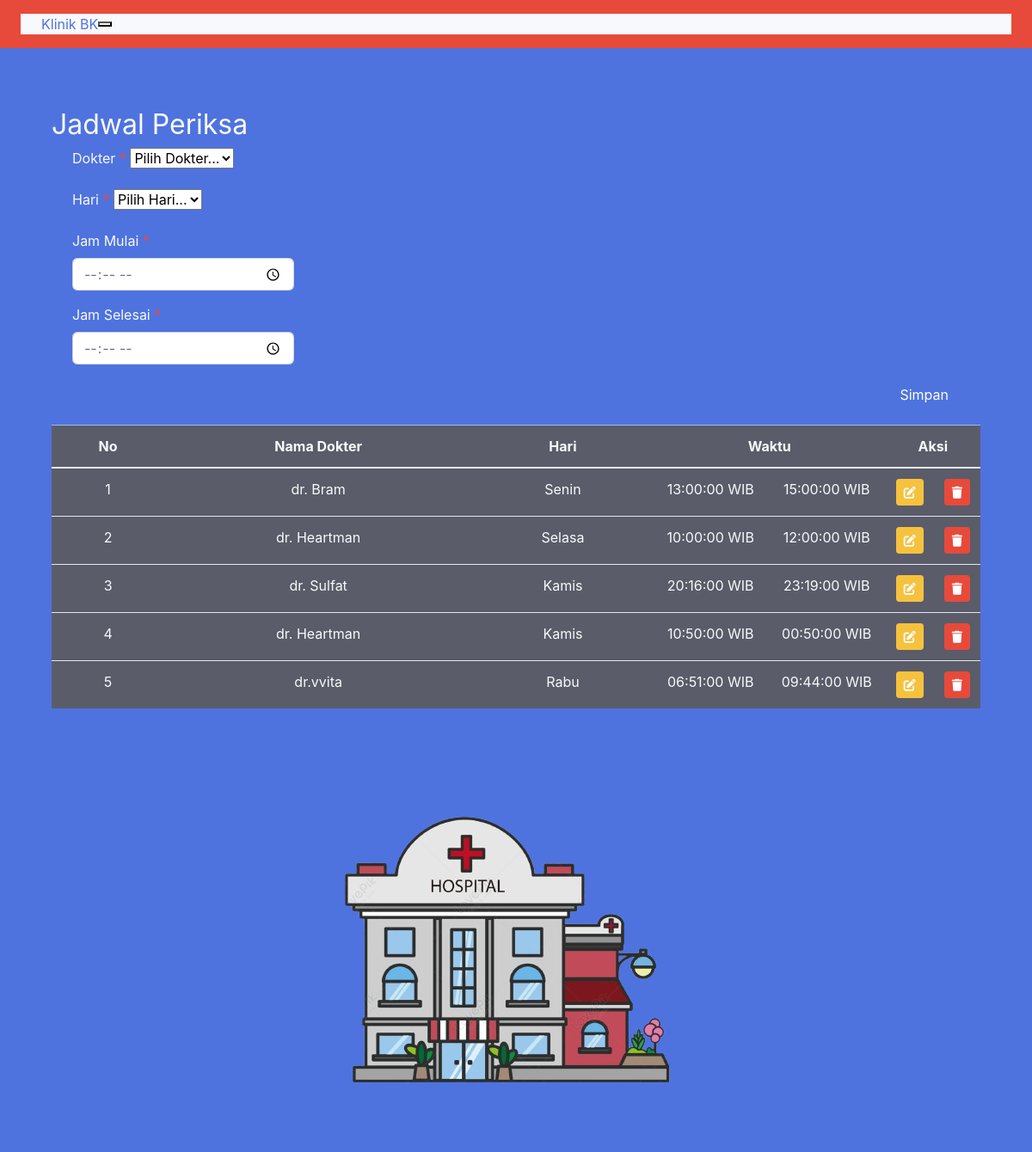
/index.php?page=jadwalperiksa (signed in), run on the app's committed database.
### tables this page shows
CREATE TABLE `jadwal_periksa` (
  `id` int(10) UNSIGNED NOT NULL,
  `id_dokter` int(10) UNSIGNED NOT NULL,
  `hari` enum('Senin','Selasa','Rabu','Kamis','Jumat','Sabtu') NOT NULL,
  `jam_mulai` time NOT NULL,
  `jam_selesai` time NOT NULL
);

CREATE TABLE `dokter` (
  `id` int(10) UNSIGNED NOT NULL,
  `nama` varchar(255) NOT NULL,
  `alamat` varchar(255) NOT NULL,
  `no_hp` varchar(50) NOT NULL,
  `id_poli` int(10) UNSIGNED NOT NULL,
  `nip` int(11) NOT NULL,
  `password` varchar(255) NOT NULL
);

### jadwalperiksa.php (the view, shortened to what this page needs)
<main id="jadwalperiksa-page">
    <div class="container" style="margin-top: 5.5rem;">
        <div class="row">
            <h2 class="ps-0">Jadwal Periksa</h2>
            <div class="container">
                <form action="" method="POST" onsubmit="return(validate());">
                    <?php
                    $jam_mulai = '';
                    $jam_selesai = '';
                    ?>
                    <div class="dropdown mb-3 w-25">
                        <label for="id_dokter">Dokter <span class="text-danger">*</span></label>
                        <select class="form-select" name="id_dokter" aria-label="id_dokter">
                            <option value="" selected>Pilih Dokter...</option>
                        </select>
                    </div>
                    <div class="dropdown mb-3 w-25">
                        <label for="hari">Hari <span class="text-danger">*</span></label>
                        <select class="form-select" name="hari" aria-label="hari">
                            <option value="" selected>Pilih Hari...</option>
                        </select>
                    </div>
                    <div class="mb-3 w-25">
                        <label for="jam_mulai">Jam Mulai <span class="text-danger">*</span></label>
                        <input type="time" name="jam_mulai" class="form-control" required value="<?php echo $jam_mulai ?>">
                    </div>
                    <div class="mb-3 w-25">
                        <label for="jam_selesai">Jam Selesai <span class="text-danger">*</span></label>
                        <input type="time" name="jam_selesai" class="form-control" required value="<?php echo $jam_selesai ?>">
                    </div>
                    <div class="d-flex justify-content-end mt-2">
                        <button type="submit" name="simpanData" class="btn btn-primary">Simpan</button>
                    </div>
                </form>
            </div>
            <div class="table-responsive mt-3 px-0">
                <table class="table text-center bg-dark text-light">
                    <thead class="table-primary bg-dark">
                        <tr>
                            <th valign="middle">No</th>
                            <th valign="middle">Nama Dokter</th>
                            <th valign="middle">Hari</th>
                            <th valign="middle" style="width: 25%;" colspan="2">Waktu</th>
                            <th valign="middle" style="width: 0.5%;" colspan="2">Aksi</th>
                        </tr>
                    </thead>
                    <tbody>
                        <?php
                            $result = mysqli_query($mysqli, "SELECT dokter.nama, jadwal_periksa.id, jadwal_periksa.hari, jadwal_periksa.jam_mulai, jadwal_periksa.jam_selesai FROM dokter JOIN jadwal_periksa ON dokter.id = jadwal_periksa.id_dokter");
                            $no = 1;
                            while ($data = mysqli_fetch_array($result)) :
                            ?>
                                <tr>
                                    <td><?php echo $no++ ?></td>
                                    <td><?php echo $data['nama'] ?></td>
                                    <td><?php echo $data['hari'] ?></td>
                                    <td><?php echo $data['jam_mulai'] ?> WIB</td>
                                    <td><?php echo $data['jam_selesai'] ?> WIB</td>
                                    <td>
                                        <a class="btn btn-sm btn-warning text-white" href="index.php?page=jadwalDokter&id=<?php echo $data['id'] ?>">
                                            <i class="fa-solid fa-pen-to-square"></i>
                                        </a>
                                    </td>
                                    <td>
                                        <a href="index.php?page=jadwalDokter&id=<?php echo $data['id'] ?>&aksi=hapus" class="btn btn-sm btn-danger text-white">
                                            <i class="fa-solid fa-trash"></i>
                                        </a>
                                    </td>
                                </tr>
                        <?php endwhile; ?>
                    </tbody>
                </table>
            </div>
        </div>
    </div>

### data on the page
jadwal_periksa: id_dokter.nama "dr. Bram", hari "Senin", jam_mulai "13:00:00", jam_selesai "15:00:00"
jadwal_periksa: id_dokter.nama "dr. Heartman", hari "Selasa", jam_mulai "10:00:00", jam_selesai "12:00:00"
jadwal_periksa: id_dokter.nama "dr. Sulfat", hari "Kamis", jam_mulai "20:16:00", jam_selesai "23:19:00"
jadwal_periksa: id_dokter.nama "dr. Heartman", hari "Kamis", jam_mulai "10:50:00", jam_selesai "00:50:00"
jadwal_periksa: id_dokter.nama "dr.vvita", hari "Rabu", jam_mulai "06:51:00", jam_selesai "09:44:00"
